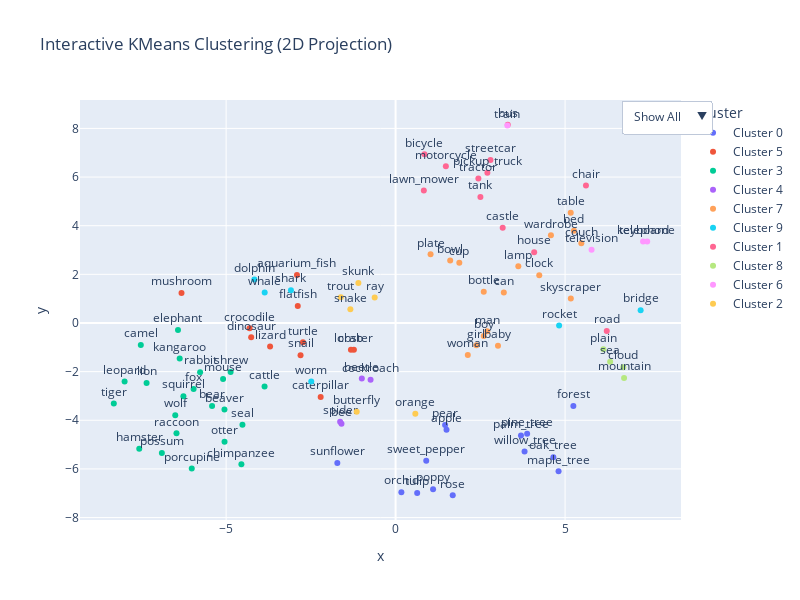

This figure's notebook cell:
### Code cell
study_from_file("groq_img_descriptions.json", "groq_img_descriptions")

### Figure 1 — Plotly figure (JSON) as saved in the notebook; plotly's stock layout.template omitted (floating-point values rounded to 4 significant figures)
{"data": [{"customdata": [["apple", "Cluster 0"], ["forest", "Cluster 0"], ["oak_tree", "Cluster 0"], ["orchid", "Cluster 0"], ["palm_tree", "Cluster 0"], ["pear", "Cluster 0"], ["pine_tree", "Cluster 0"], ["sunflower", "Cluster 0"], ["tulip", "Cluster 0"], ["willow_tree", "Cluster 0"], ["maple_tree", "Cluster 0"], ["poppy", "Cluster 0"], ["rose", "Cluster 0"], ["sweet_pepper", "Cluster 0"]], "hovertemplate": "Cluster=%{customdata[1]}<br>Class=%{customdata[0]}<extra></extra>", "legendgroup": "Cluster 0", "marker": {"color": "#636efa", "symbol": "circle"}, "mode": "markers+text", "name": "Cluster 0", "orientation": "v", "showlegend": true, "text": ["apple", "forest", "oak_tree", "orchid", "palm_tree", "pear", "pine_tree", "sunflower", "tulip", "willow_tree", "maple_tree", "poppy", "rose", "sweet_pepper"], "textposition": "top center", "type": "scatter", "x": [1.502, 5.245, 4.654, 0.1707, 3.699, 1.461, 3.881, -1.719, 0.6365, 3.805, 4.808, 1.106, 1.686, 0.9042], "xaxis": "x", "y": [-4.395, -3.412, -5.518, -6.956, -4.628, -4.196, -4.549, -5.754, -6.987, -5.286, -6.098, -6.831, -7.082, -5.66], "yaxis": "y"}, {"customdata": [["aquarium_fish", "Cluster 5"], ["caterpillar", "Cluster 5"], ["dinosaur", "Cluster 5"], ["lizard", "Cluster 5"], ["lobster", "Cluster 5"], ["mushroom", "Cluster 5"], ["turtle", "Cluster 5"], ["crab", "Cluster 5"], ["crocodile", "Cluster 5"], ["flatfish", "Cluster 5"], ["snail", "Cluster 5"]], "hovertemplate": "Cluster=%{customdata[1]}<br>Class=%{customdata[0]}<extra></extra>", "legendgroup": "Cluster 5", "marker": {"color": "#EF553B", "symbol": "circle"}, "mode": "markers+text", "name": "Cluster 5", "orientation": "v", "showlegend": true, "text": ["aquarium_fish", "caterpillar", "dinosaur", "lizard", "lobster", "mushroom", "turtle", "crab", "crocodile", "flatfish", "snail"], "textposition": "top center", "type": "scatter", "x": [-2.91, -2.211, -4.261, -3.703, -1.23, -6.316, -2.733, -1.318, -4.309, -2.886, -2.804], "xaxis": "x", "y": [1.973, -3.041, -0.5901, -0.9668, -1.097, 1.233, -0.7945, -1.103, -0.2206, 0.6935, -1.326], "yaxis": "y"}, {"customdata": [["bear", "Cluster 3"], ["elephant", "Cluster 3"], ["hamster", "Cluster 3"], ["kangaroo", "Cluster 3"], ["lion", "Cluster 3"], ["mouse", "Cluster 3"], ["porcupine", "Cluster 3"], ["possum", "Cluster 3"], ["rabbit", "Cluster 3"], ["raccoon", "Cluster 3"], ["seal", "Cluster 3"], ["shrew", "Cluster 3"], ["squirrel", "Cluster 3"], ["tiger", "Cluster 3"], ["wolf", "Cluster 3"], ["beaver", "Cluster 3"], ["camel", "Cluster 3"], ["cattle", "Cluster 3"], ["otter", "Cluster 3"], ["chimpanzee", "Cluster 3"], ["fox", "Cluster 3"], ["leopard", "Cluster 3"]], "hovertemplate": "Cluster=%{customdata[1]}<br>Class=%{customdata[0]}<extra></extra>", "legendgroup": "Cluster 3", "marker": {"color": "#00cc96", "symbol": "circle"}, "mode": "markers+text", "name": "Cluster 3", "orientation": "v", "showlegend": true, "text": ["bear", "elephant", "hamster", "kangaroo", "lion", "mouse", "porcupine", "possum", "rabbit", "raccoon", "seal", "shrew", "squirrel", "tiger", "wolf", "beaver", "camel", "cattle", "otter", "chimpanzee", "fox", "leopard"], "textposition": "top center", "type": "scatter", "x": [-5.414, -6.42, -7.563, -6.37, -7.346, -5.089, -6.014, -6.896, -5.767, -6.464, -4.518, -4.867, -6.26, -8.314, -6.501, -5.049, -7.517, -3.866, -5.047, -4.549, -5.959, -7.995], "xaxis": "x", "y": [-3.415, -0.2933, -5.174, -1.462, -2.466, -2.308, -5.985, -5.35, -2.025, -4.536, -4.185, -2.017, -3.01, -3.306, -3.793, -3.557, -0.9051, -2.615, -4.887, -5.808, -2.713, -2.408], "yaxis": "y"}, {"customdata": [["bee", "Cluster 4"], ["cockroach", "Cluster 4"], ["spider", "Cluster 4"], ["beetle", "Cluster 4"]], "hovertemplate": "Cluster=%{customdata[1]}<br>Class=%{customdata[0]}<extra></extra>", "legendgroup": "Cluster 4", "marker": {"color": "#ab63fa", "symbol": "circle"}, "mode": "markers+text", "name": "Cluster 4", "orientation": "v", "showlegend": true, "text": ["bee", "cockroach", "spider", "beetle"], "textposition": "top center", "type": "scatter", "x": [-1.597, -0.7383, -1.636, -0.9968], "xaxis": "x", "y": [-4.14, -2.329, -4.061, -2.286], "yaxis": "y"}, {"customdata": [["bottle", "Cluster 7"], ["bowl", "Cluster 7"], ["boy", "Cluster 7"], ["can", "Cluster 7"], ["clock", "Cluster 7"], ["couch", "Cluster 7"], ["cup", "Cluster 7"], ["girl", "Cluster 7"], ["plate", "Cluster 7"], ["skyscraper", "Cluster 7"], ["lamp", "Cluster 7"], ["baby", "Cluster 7"], ["bed", "Cluster 7"], ["man", "Cluster 7"], ["table", "Cluster 7"], ["wardrobe", "Cluster 7"], ["woman", "Cluster 7"]], "hovertemplate": "Cluster=%{customdata[1]}<br>Class=%{customdata[0]}<extra></extra>", "legendgroup": "Cluster 7", "marker": {"color": "#FFA15A", "symbol": "circle"}, "mode": "markers+text", "name": "Cluster 7", "orientation": "v", "showlegend": true, "text": ["bottle", "bowl", "boy", "can", "clock", "couch", "cup", "girl", "plate", "skyscraper", "lamp", "baby", "bed", "man", "table", "wardrobe", "woman"], "textposition": "top center", "type": "scatter", "x": [2.601, 1.611, 2.601, 3.193, 4.239, 5.479, 1.88, 2.384, 1.032, 5.169, 3.621, 3.021, 5.262, 2.703, 5.167, 4.583, 2.13], "xaxis": "x", "y": [1.283, 2.571, -0.5343, 1.255, 1.965, 3.277, 2.479, -0.9177, 2.822, 1.004, 2.329, -0.9379, 3.791, -0.3419, 4.53, 3.605, -1.314], "yaxis": "y"}, {"customdata": [["bridge", "Cluster 9"], ["dolphin", "Cluster 9"], ["shark", "Cluster 9"], ["rocket", "Cluster 9"], ["whale", "Cluster 9"], ["worm", "Cluster 9"]], "hovertemplate": "Cluster=%{customdata[1]}<br>Class=%{customdata[0]}<extra></extra>", "legendgroup": "Cluster 9", "marker": {"color": "#19d3f3", "symbol": "circle"}, "mode": "markers+text", "name": "Cluster 9", "orientation": "v", "showlegend": true, "text": ["bridge", "dolphin", "shark", "rocket", "whale", "worm"], "textposition": "top center", "type": "scatter", "x": [7.229, -4.166, -3.088, 4.824, -3.862, -2.488], "xaxis": "x", "y": [0.5254, 1.784, 1.35, -0.103, 1.25, -2.407], "yaxis": "y"}, {"customdata": [["bus", "Cluster 1"], ["castle", "Cluster 1"], ["chair", "Cluster 1"], ["house", "Cluster 1"], ["lawn_mower", "Cluster 1"], ["road", "Cluster 1"], ["streetcar", "Cluster 1"], ["tank", "Cluster 1"], ["motorcycle", "Cluster 1"], ["tractor", "Cluster 1"], ["bicycle", "Cluster 1"], ["pickup_truck", "Cluster 1"]], "hovertemplate": "Cluster=%{customdata[1]}<br>Class=%{customdata[0]}<extra></extra>", "legendgroup": "Cluster 1", "marker": {"color": "#FF6692", "symbol": "circle"}, "mode": "markers+text", "name": "Cluster 1", "orientation": "v", "showlegend": true, "text": ["bus", "castle", "chair", "house", "lawn_mower", "road", "streetcar", "tank", "motorcycle", "tractor", "bicycle", "pickup_truck"], "textposition": "top center", "type": "scatter", "x": [3.31, 3.16, 5.616, 4.088, 0.8333, 6.23, 2.799, 2.502, 1.483, 2.443, 0.8513, 2.708], "xaxis": "x", "y": [8.15, 3.916, 5.65, 2.912, 5.445, -0.3271, 6.697, 5.181, 6.444, 5.945, 6.936, 6.179], "yaxis": "y"}, {"customdata": [["cloud", "Cluster 8"], ["mountain", "Cluster 8"], ["sea", "Cluster 8"], ["plain", "Cluster 8"]], "hovertemplate": "Cluster=%{customdata[1]}<br>Class=%{customdata[0]}<extra></extra>", "legendgroup": "Cluster 8", "marker": {"color": "#B6E880", "symbol": "circle"}, "mode": "markers+text", "name": "Cluster 8", "orientation": "v", "showlegend": true, "text": ["cloud", "mountain", "sea", "plain"], "textposition": "top center", "type": "scatter", "x": [6.718, 6.741, 6.33, 6.131], "xaxis": "x", "y": [-1.819, -2.265, -1.595, -1.083], "yaxis": "y"}, {"customdata": [["keyboard", "Cluster 6"], ["train", "Cluster 6"], ["television", "Cluster 6"], ["telephone", "Cluster 6"]], "hovertemplate": "Cluster=%{customdata[1]}<br>Class=%{customdata[0]}<extra></extra>", "legendgroup": "Cluster 6", "marker": {"color": "#FF97FF", "symbol": "circle"}, "mode": "markers+text", "name": "Cluster 6", "orientation": "v", "showlegend": true, "text": ["keyboard", "train", "television", "telephone"], "textposition": "top center", "type": "scatter", "x": [7.301, 3.297, 5.782, 7.423], "xaxis": "x", "y": [3.347, 8.124, 3.012, 3.355], "yaxis": "y"}, {"customdata": [["orange", "Cluster 2"], ["ray", "Cluster 2"], ["skunk", "Cluster 2"], ["snake", "Cluster 2"], ["trout", "Cluster 2"], ["butterfly", "Cluster 2"]], "hovertemplate": "Cluster=%{customdata[1]}<br>Class=%{customdata[0]}<extra></extra>", "legendgroup": "Cluster 2", "marker": {"color": "#FECB52", "symbol": "circle"}, "mode": "markers+text", "name": "Cluster 2", "orientation": "v", "showlegend": true, "text": ["orange", "ray", "skunk", "snake", "trout", "butterfly"], "textposition": "top center", "type": "scatter", "x": [0.5825, -0.617, -1.097, -1.334, -1.616, -1.147], "xaxis": "x", "y": [-3.731, 1.045, 1.643, 0.5634, 1.054, -3.646], "yaxis": "y"}], "layout": {"height": 600, "legend": {"title": {"text": "Cluster"}, "tracegroupgap": 0}, "title": {"text": "Interactive KMeans Clustering (2D Projection)"}, "updatemenus": [{"buttons": [{"args": [{"visible": [true, true, true, true, true, true, true, true, true, true, true, true, true, true, true, true, true, true, true, true, true, true, true, true, true, true, true, true, true, true, true, true, true, true, true, true, true, true, true, true, true, true, true, true, true, true, true, true, true, true, true, true, true, true, true, true, true, true, true, true, true, true, true, true, true, true, true, true, true, true, true, true, true, true, true, true, true, true, true, true, true, true, true, true, true, true, true, true, true, true, true, true, true, true, true, true, true, true, true, true]}, {"title": "All Clusters"}], "label": "Show All", "method": "update"}, {"args": [{"visible": [1, 0, 0, 0, 0, 0, 0, 0, 0, 0, 0, 0, 0, 0, 0, 0, 0, 0, 0, 0, 0, 1, 0, 0, 0, 0, 0, 0, 0, 0, 0, 0, 0, 0, 1, 0, 1, 1, 1, 1, 0, 0, 0, 0, 0, 0, 0, 0, 0, 0, 0, 0, 0, 0, 0, 1, 0, 0, 0, 0, 1, 0, 1, 0, 0, 0, 0, 0, 0, 0, 0, 0, 0, 1, 0, 0, 0, 0, 0, 0, 0, 0, 0, 0, 0, 0, 0, 0, 0, 1, 0, 1, 0, 1, 0, 0, 0, 0, 0, 0]}, {"title": "Cluster: Cluster 0"}], "label": "Cluster 0", "method": "update"}, {"args": [{"visible": [0, 1, 0, 0, 0, 0, 0, 0, 0, 0, 0, 1, 0, 0, 0, 0, 0, 0, 1, 0, 0, 0, 0, 0, 0, 0, 0, 0, 0, 1, 1, 0, 0, 1, 0, 0, 0, 0, 0, 0, 0, 0, 0, 0, 0, 0, 0, 0, 0, 0, 0, 0, 0, 0, 0, 0, 0, 0, 0, 0, 0, 1, 0, 0, 0, 0, 0, 0, 0, 1, 1, 1, 0, 0, 0, 0, 0, 0, 0, 0, 0, 0, 0, 0, 0, 0, 0, 0, 0, 0, 0, 0, 1, 0, 0, 0, 0, 0, 0, 0]}, {"title": "Cluster: Cluster 5"}], "label": "Cluster 5", "method": "update"}, {"args": [{"visible": [0, 0, 1, 0, 0, 0, 0, 0, 0, 0, 0, 0, 0, 0, 0, 0, 0, 0, 0, 0, 1, 0, 0, 1, 0, 1, 0, 0, 1, 0, 0, 0, 1, 0, 0, 0, 0, 0, 0, 0, 0, 1, 1, 1, 1, 0, 0, 1, 1, 0, 0, 0, 0, 1, 0, 0, 0, 1, 0, 0, 0, 0, 0, 1, 1, 0, 0, 1, 1, 0, 0, 0, 0, 0, 0, 1, 0, 0, 0, 0, 0, 0, 0, 1, 1, 1, 0, 0, 0, 0, 0, 0, 0, 0, 0, 0, 0, 0, 0, 0]}, {"title": "Cluster: Cluster 3"}], "label": "Cluster 3", "method": "update"}, {"args": [{"visible": [0, 0, 0, 1, 0, 0, 0, 0, 0, 0, 0, 0, 0, 0, 0, 1, 0, 0, 0, 0, 0, 0, 0, 0, 0, 0, 0, 0, 0, 0, 0, 0, 0, 0, 0, 0, 0, 0, 0, 0, 0, 0, 0, 0, 0, 0, 0, 0, 0, 0, 0, 0, 1, 0, 0, 0, 0, 0, 0, 0, 0, 0, 0, 0, 0, 1, 0, 0, 0, 0, 0, 0, 0, 0, 0, 0, 0, 0, 0, 0, 0, 0, 0, 0, 0, 0, 0, 0, 0, 0, 0, 0, 0, 0, 0, 0, 0, 0, 0, 0]}, {"title": "Cluster: Cluster 4"}], "label": "Cluster 4", "method": "update"}, {"args": [{"visible": [0, 0, 0, 0, 1, 1, 1, 0, 0, 1, 0, 0, 0, 1, 0, 0, 1, 1, 0, 0, 0, 0, 1, 0, 0, 0, 0, 0, 0, 0, 0, 0, 0, 0, 0, 0, 0, 0, 0, 0, 1, 0, 0, 0, 0, 0, 0, 0, 0, 0, 1, 0, 0, 0, 0, 0, 0, 0, 0, 0, 0, 0, 0, 0, 0, 0, 0, 0, 0, 0, 0, 0, 1, 0, 0, 0, 0, 0, 0, 0, 1, 1, 0, 0, 0, 0, 1, 0, 0, 0, 0, 0, 0, 0, 1, 0, 1, 0, 1, 0]}, {"title": "Cluster: Cluster 7"}], "label": "Cluster 7", "method": "update"}, {"args": [{"visible": [0, 0, 0, 0, 0, 0, 0, 1, 0, 0, 0, 0, 0, 0, 0, 0, 0, 0, 0, 1, 0, 0, 0, 0, 0, 0, 0, 0, 0, 0, 0, 0, 0, 0, 0, 0, 0, 0, 0, 0, 0, 0, 0, 0, 0, 0, 0, 0, 0, 0, 0, 0, 0, 0, 0, 0, 0, 0, 0, 0, 0, 0, 0, 0, 0, 0, 0, 0, 0, 0, 0, 0, 0, 0, 0, 0, 0, 1, 0, 0, 0, 0, 0, 0, 0, 0, 0, 0, 0, 0, 1, 0, 0, 0, 0, 0, 0, 1, 0, 1]}, {"title": "Cluster: Cluster 9"}], "label": "Cluster 9", "method": "update"}, {"args": [{"visible": [0, 0, 0, 0, 0, 0, 0, 0, 1, 0, 1, 0, 1, 0, 0, 0, 0, 0, 0, 0, 0, 0, 0, 0, 1, 0, 0, 1, 0, 0, 0, 0, 0, 0, 0, 0, 0, 0, 0, 0, 0, 0, 0, 0, 0, 0, 1, 0, 0, 0, 0, 0, 0, 0, 1, 0, 1, 0, 0, 0, 0, 0, 0, 0, 0, 0, 0, 0, 0, 0, 0, 0, 0, 0, 1, 0, 0, 0, 0, 1, 0, 0, 1, 0, 0, 0, 0, 1, 0, 0, 0, 0, 0, 0, 0, 0, 0, 0, 0, 0]}, {"title": "Cluster: Cluster 1"}], "label": "Cluster 1", "method": "update"}, {"args": [{"visible": [0, 0, 0, 0, 0, 0, 0, 0, 0, 0, 0, 0, 0, 0, 1, 0, 0, 0, 0, 0, 0, 0, 0, 0, 0, 0, 0, 0, 0, 0, 0, 1, 0, 0, 0, 0, 0, 0, 0, 0, 0, 0, 0, 0, 0, 0, 0, 0, 0, 0, 0, 0, 0, 0, 0, 0, 0, 0, 0, 0, 0, 0, 0, 0, 0, 0, 0, 0, 0, 0, 0, 0, 0, 0, 0, 0, 1, 0, 0, 0, 0, 0, 0, 0, 0, 0, 0, 0, 1, 0, 0, 0, 0, 0, 0, 0, 0, 0, 0, 0]}, {"title": "Cluster: Cluster 8"}], "label": "Cluster 8", "method": "update"}, {"args": [{"visible": [0, 0, 0, 0, 0, 0, 0, 0, 0, 0, 0, 0, 0, 0, 0, 0, 0, 0, 0, 0, 0, 0, 0, 0, 0, 0, 1, 0, 0, 0, 0, 0, 0, 0, 0, 0, 0, 0, 0, 0, 0, 0, 0, 0, 0, 0, 0, 0, 0, 0, 0, 0, 0, 0, 0, 0, 0, 0, 1, 0, 0, 0, 0, 0, 0, 0, 0, 0, 0, 0, 0, 0, 0, 0, 0, 0, 0, 0, 1, 0, 0, 0, 0, 0, 0, 0, 0, 0, 0, 0, 0, 0, 0, 0, 0, 1, 0, 0, 0, 0]}, {"title": "Cluster: Cluster 6"}], "label": "Cluster 6", "method": "update"}, {"args": [{"visible": [0, 0, 0, 0, 0, 0, 0, 0, 0, 0, 0, 0, 0, 0, 0, 0, 0, 0, 0, 0, 0, 0, 0, 0, 0, 0, 0, 0, 0, 0, 0, 0, 0, 0, 0, 1, 0, 0, 0, 0, 0, 0, 0, 0, 0, 1, 0, 0, 0, 1, 0, 1, 0, 0, 0, 0, 0, 0, 0, 1, 0, 0, 0, 0, 0, 0, 1, 0, 0, 0, 0, 0, 0, 0, 0, 0, 0, 0, 0, 0, 0, 0, 0, 0, 0, 0, 0, 0, 0, 0, 0, 0, 0, 0, 0, 0, 0, 0, 0, 0]}, {"title": "Cluster: Cluster 2"}], "label": "Cluster 2", "method": "update"}], "type": "dropdown", "x": 1.05, "y": 1}], "width": 800, "xaxis": {"anchor": "y", "domain": [0, 1], "title": {"text": "x"}}, "yaxis": {"anchor": "x", "domain": [0, 1], "title": {"text": "y"}}}}
